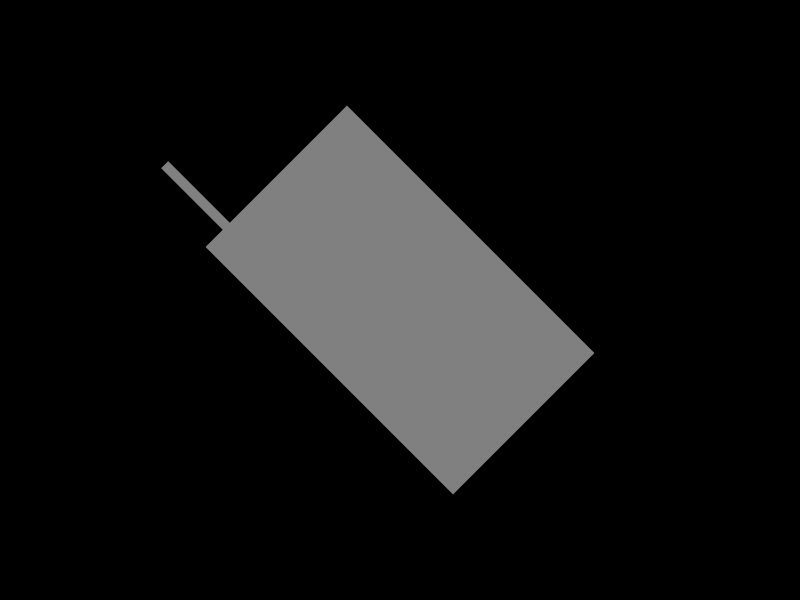
Frame 1 (no input)
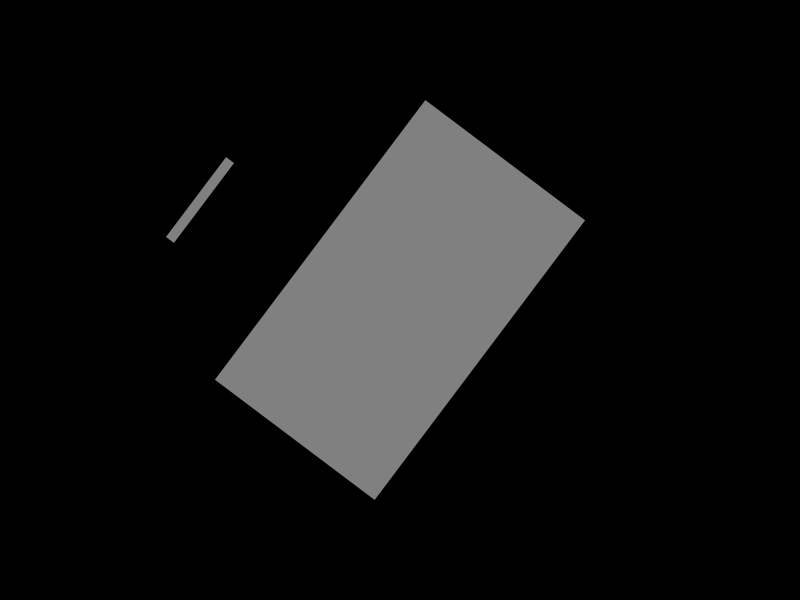
Frame 60 (the mouse pressed at the canvas centre just before this capture)
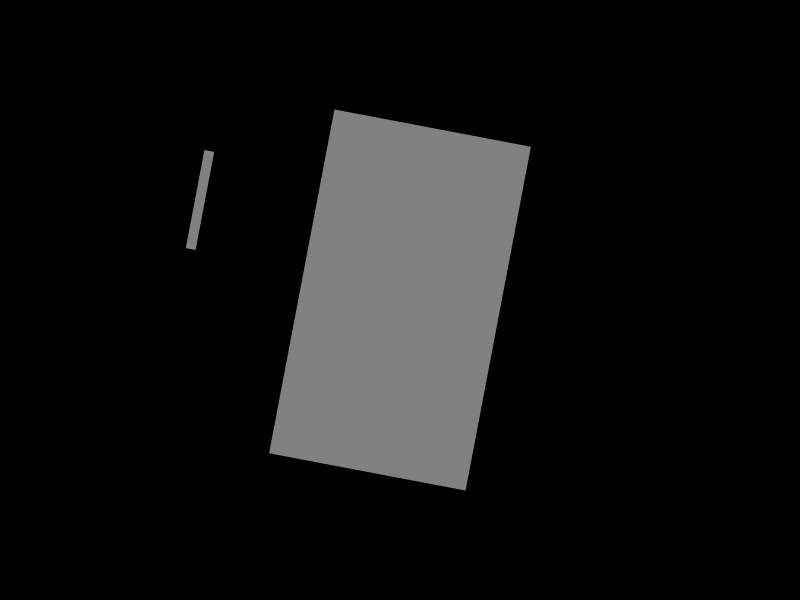
Frame 120 (the mouse held since frame 60 and released just before this capture)

The Processing sketch that drew these frames (run headless with seeded random() and noise(); from frame 60 on, the mouse is pressed at the canvas centre):

// Processing sketch: movimientoAngular
// ── movimientoAngular.pde
float ang = PI/4;
float velAng = 0;
float accAng = 0;

void setup() {
  size(800, 600);
}

void draw() {
  ang += velAng;
  velAng += accAng;
  accAng = map(mouseX, 0, width, -0.001, 0.001);
  background(0);
  rectMode(CENTER);
  noStroke();
  fill(128);

  pushMatrix();
  translate(width/2, height/2);
  rotate(ang);
  rect(0, 0, 350, 200);
  popMatrix();

  pushMatrix();
  translate(200, 200);
  rotate(ang);
  rect(0, 0, 100, 10);
  popMatrix();
}
